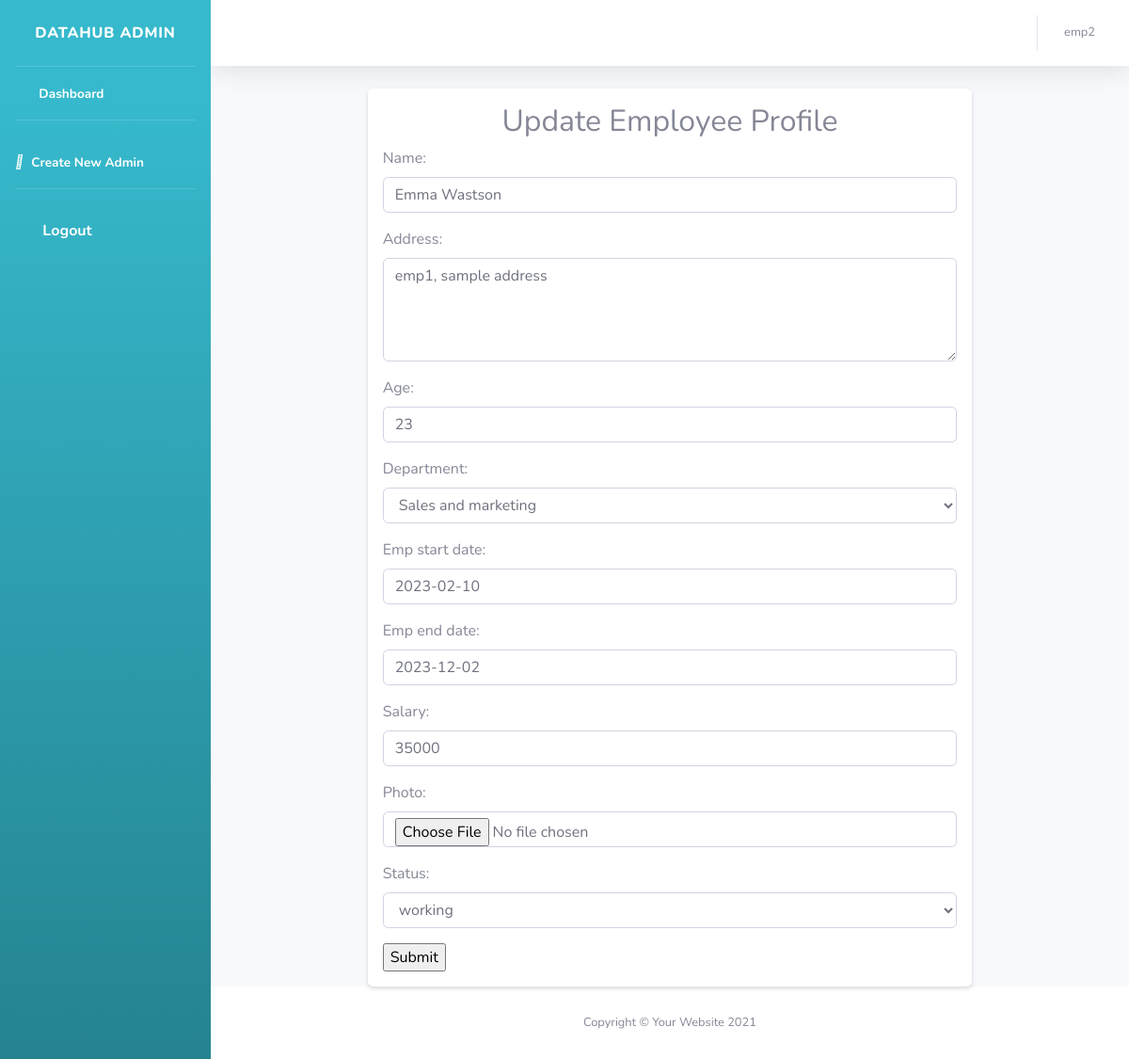
/emp/update/2 (signed in), run on the app's committed database.
### emp_crud/models.py (models this page shows, shortened)
class Employee(models.Model):
    name = models.CharField(max_length=100)
    address = models.CharField(max_length=200)
    age = models.PositiveIntegerField()
    depts = (
        ('Accounts and Finance', 'Accounts and Finance'),
        ('HR', 'HR'),
        ('Sales and marketing', 'Sales and marketing'),
        ('Infrastructures', 'Infrastructures'),
        ('Research and development', 'Research and development'),
        ('IT services', 'IT services'),
        ('Product development', 'Product development'),
        ('Security and transport', 'Security and transport'),
    )
    department = models.CharField(max_length=200, choices=depts, default=None)
    emp_start_date = models.DateField(null=True, blank=True)
    emp_end_date = models.DateField(null=True, blank=True)
    salary = models.PositiveIntegerField()
    photo = models.ImageField(upload_to='media/images')
    options = (
        ('working', 'working'),
        ('resigned', 'resigned')
    )
    status = models.CharField(max_length=100, choices=options, default='working')

### emp_crud/views.py (the view)
# urls.py: path('emp/update/<int:pk>', Update_emp_view.as_view(), name='update'),
@method_decorator(decs, name="dispatch")
class Update_emp_view(UpdateView):
    template_name = 'update.html'
    form_class = Employee_form
    model = Employee
    success_url = reverse_lazy('home')

### emp_crud/forms.py
class Employee_form(forms.ModelForm):
    class Meta:
        model = Employee
        fields = "__all__"
        widgets = {
            "name": forms.TextInput(attrs={"class":"form-control"}),
            "address": forms.Textarea(attrs={"class":"form-control","rows": 4}),
            "age": forms.NumberInput(attrs={"class":"form-control"}),
            "department": forms.Select(attrs={"class":"form-control"}),
            "emp_start_date": forms.DateInput(attrs={"class":"form-control dateinput"}),
            "emp_end_date": forms.DateInput(attrs={"class":"form-control dateinput"}),
            "salary": forms.NumberInput(attrs={"class":"form-control"}),
            "status": forms.Select(attrs={"class":"form-control"}),
            "photo": forms.FileInput(attrs={"class":"form-control"}),
        }

### emp_crud/views.py (called while the page is built)
def signin_required(fn):
    def wrapper(request, *args, **kwargs):
        if not request.user.is_authenticated:
            messages.error(request, 'invalid session')
            return redirect("signin")
        else:
            return fn(request, *args, **kwargs)
    return wrapper

### emp_crud/templates/update.html (shortened to what this page needs)
{% extends 'base.html' %}
{% block content %}
<div class="row">
    <div class="col-2"></div>
    <div class="col-8">
        <div class="card border-0 shadow-sm p-3">
            <h2 class="text-center">Update Employee Profile</h2>
            <form action="" method="post" enctype="multipart/form-data">
                {{form.as_p}}
                <input type="submit" value="Submit">
            </form>
        </div>
    </div>
    <div class="col-2"></div>
</div>
{% endblock content %}

### emp_crud/templates/base.html (shortened to what this page needs)
<!DOCTYPE html>
{% load static %}
<html lang="en">
<head>
    <link href="{% static 'vendor/fontawesome-free/css/all.min.css'%}" rel="stylesheet" type="text/css">
    <link href="{% static 'css/sb-admin-2.min.css'%}" rel="stylesheet">
</head>
<body id="page-top">
    <div id="wrapper">
        <ul class="navbar-nav bg-gradient-info sidebar sidebar-dark accordion" id="accordionSidebar">
            <a class="sidebar-brand d-flex align-items-center justify-content-center" href="{% url 'home' %}">
                <div class="sidebar-brand-text mx-3">DataHub Admin</div>
            </a>
            <hr class="sidebar-divider my-0">
            <li class="nav-item active">
                <a class="nav-link" href="{% url 'home' %}">
                    <i class="fas fa-fw fa-tachometer-alt"></i>
                    <span>Dashboard</span></a>
            </li>
            <hr class="sidebar-divider">
            <li class="nav-item active">
                <a class="nav-link" href="{% url 'signup' %}">
                    <i class="fa-sharp fa-solid fa-user"></i>
                    <span>Create New Admin</span></a>
            </li>
            <hr class="sidebar-divider d-none d-md-block">
            <li class="nav-item active">
                <a class="nav-link" href="{% url 'signout' %}">
                    <i class="fas fa-sign-out-alt fa-sm fa-fw mr-2 text-light-400"></i>
                    Logout
                </a>
            </li>
        </ul>
        <div id="content-wrapper" class="d-flex flex-column">
            <div id="content">
                <nav class="navbar navbar-expand navbar-light bg-white topbar mb-4 static-top shadow">
                    <ul class="navbar-nav ml-auto">
                        <li class="nav-item dropdown no-arrow">
                            <a class="nav-link dropdown-toggle" href="#" id="userDropdown" role="button"
                                data-toggle="dropdown" aria-haspopup="true" aria-expanded="false">
                                <span class="mr-2 d-none d-lg-inline text-gray-600 small">{{request.user}}</span>
                            </a>
                        </li>
                    </ul>
                </nav>
                {% block content %}
                {% endblock content %}
            </div>
            <footer class="sticky-footer bg-white">
                <div class="container my-auto">
                    <div class="copyright text-center my-auto">
                        <span>Copyright &copy; Your Website 2021</span>
                    </div>
                </div>
            </footer>
        </div>
    </div>
</body>
</html>

### data on the page
Employee: name "Emma Wastson", address "emp1, sample address", age "23", department "Sales and marketing", emp_start_date "2023-02-10", emp_end_date "2023-12-02", salary "35000", status "working"

### other printed values
{{ request.user }} "emp2"
